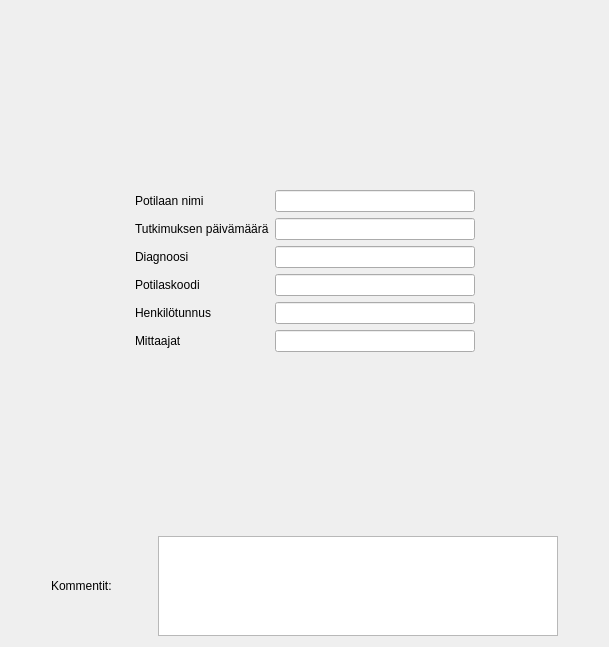
      <widget class="QWidget" name="tabTiedot">
       <attribute name="title">
        <string>Potilaan tiedot</string>
       </attribute>
       <layout class="QVBoxLayout" name="verticalLayout_11">
        <item>
         <spacer name="verticalSpacer_13">
          <property name="orientation">
           <enum>Qt::Vertical</enum>
          </property>
          <property name="sizeHint" stdset="0">
           <size>
            <width>20</width>
            <height>179</height>
           </size>
          </property>
         </spacer>
        </item>
        <item>
         <layout class="QGridLayout" name="gridLayout_13">
          <item row="3" column="2">
           <widget class="QLineEdit" name="lnTiedotID">
            <property name="sizePolicy">
             <sizepolicy hsizetype="Fixed" vsizetype="Fixed">
              <horstretch>0</horstretch>
              <verstretch>0</verstretch>
             </sizepolicy>
            </property>
            <property name="minimumSize">
             <size>
              <width>200</width>
              <height>0</height>
             </size>
            </property>
            <property name="text">
             <string/>
            </property>
           </widget>
          </item>
          <item row="3" column="1">
           <widget class="QLabel" name="label_2">
            <property name="text">
             <string>Potilaskoodi</string>
            </property>
           </widget>
          </item>
          <item row="1" column="2">
           <widget class="QLineEdit" name="lnTiedotPvm">
            <property name="sizePolicy">
             <sizepolicy hsizetype="Fixed" vsizetype="Fixed">
              <horstretch>0</horstretch>
              <verstretch>0</verstretch>
             </sizepolicy>
            </property>
            <property name="minimumSize">
             <size>
              <width>200</width>
              <height>0</height>
             </size>
            </property>
           </widget>
          </item>
          <item row="0" column="2">
           <widget class="QLineEdit" name="lnTiedotNimi">
            <property name="sizePolicy">
             <sizepolicy hsizetype="Fixed" vsizetype="Fixed">
              <horstretch>0</horstretch>
              <verstretch>0</verstretch>
             </sizepolicy>
            </property>
            <property name="minimumSize">
             <size>
              <width>200</width>
              <height>0</height>
             </size>
            </property>
           </widget>
          </item>
          <item row="2" column="1">
           <widget class="QLabel" name="label_5">
            <property name="text">
             <string>Diagnoosi</string>
            </property>
           </widget>
          </item>
          <item row="1" column="1">
           <widget class="QLabel" name="label">
            <property name="text">
             <string>Tutkimuksen päivämäärä</string>
            </property>
            <property name="buddy">
             <cstring>lnTiedotMittaajat</cstring>
            </property>
           </widget>
          </item>
          <item row="0" column="1">
           <widget class="QLabel" name="label_3">
            <property name="text">
             <string>Potilaan nimi</string>
            </property>
           </widget>
          </item>
          <item row="5" column="2">
           <widget class="QLineEdit" name="lnTiedotMittaajat">
            <property name="sizePolicy">
             <sizepolicy hsizetype="Fixed" vsizetype="Fixed">
              <horstretch>0</horstretch>
              <verstretch>0</verstretch>
             </sizepolicy>
            </property>
            <property name="minimumSize">
             <size>
              <width>200</width>
              <height>0</height>
             </size>
            </property>
           </widget>
          </item>
          <item row="4" column="2">
           <widget class="QLineEdit" name="lnTiedotHetu">
            <property name="sizePolicy">
             <sizepolicy hsizetype="Fixed" vsizetype="Fixed">
              <horstretch>0</horstretch>
              <verstretch>0</verstretch>
             </sizepolicy>
            </property>
            <property name="minimumSize">
             <size>
              <width>200</width>
              <height>0</height>
             </size>
            </property>
           </widget>
          </item>
          <item row="2" column="0">
           <spacer name="horizontalSpacer_57">
            <property name="orientation">
             <enum>Qt::Horizontal</enum>
            </property>
            <property name="sizeHint" stdset="0">
             <size>
              <width>40</width>
              <height>20</height>
             </size>
            </property>
           </spacer>
          </item>
          <item row="4" column="1">
           <widget class="QLabel" name="label_4">
            <property name="text">
             <string>Henkilötunnus</string>
            </property>
           </widget>
          </item>
          <item row="2" column="2">
           <widget class="QLineEdit" name="lnTiedotDiag">
            <property name="sizePolicy">
             <sizepolicy hsizetype="Fixed" vsizetype="Fixed">
              <horstretch>0</horstretch>
              <verstretch>0</verstretch>
             </sizepolicy>
            </property>
            <property name="minimumSize">
             <size>
              <width>200</width>
              <height>0</height>
             </size>
            </property>
           </widget>
          </item>
          <item row="5" column="1">
           <widget class="QLabel" name="label_6">
            <property name="text">
             <string>Mittaajat</string>
            </property>
           </widget>
          </item>
          <item row="2" column="3">
           <spacer name="horizontalSpacer_58">
            <property name="orientation">
             <enum>Qt::Horizontal</enum>
            </property>
            <property name="sizeHint" stdset="0">
             <size>
              <width>40</width>
              <height>20</height>
             </size>
            </property>
           </spacer>
          </item>
         </layout>
        </item>
        <item>
         <spacer name="verticalSpacer">
          <property name="orientation">
           <enum>Qt::Vertical</enum>
          </property>
          <property name="sizeHint" stdset="0">
           <size>
            <width>20</width>
            <height>178</height>
           </size>
          </property>
         </spacer>
        </item>
        <item>
         <layout class="QHBoxLayout" name="horizontalLayout_13">
          <item>
           <spacer name="horizontalSpacer_52">
            <property name="orientation">
             <enum>Qt::Horizontal</enum>
            </property>
            <property name="sizeHint" stdset="0">
             <size>
              <width>40</width>
              <height>20</height>
             </size>
            </property>
           </spacer>
          </item>
          <item>
           <widget class="QLabel" name="label_244">
            <property name="text">
             <string>Kommentit:</string>
            </property>
           </widget>
          </item>
          <item>
           <spacer name="horizontalSpacer_53">
            <property name="orientation">
             <enum>Qt::Horizontal</enum>
            </property>
            <property name="sizeHint" stdset="0">
             <size>
              <width>40</width>
              <height>20</height>
             </size>
            </property>
           </spacer>
          </item>
          <item>
           <widget class="QTextEdit" name="cmtTiedot">
            <property name="sizePolicy">
             <sizepolicy hsizetype="Fixed" vsizetype="Fixed">
              <horstretch>0</horstretch>
              <verstretch>0</verstretch>
             </sizepolicy>
            </property>
            <property name="minimumSize">
             <size>
              <width>400</width>
              <height>100</height>
             </size>
            </property>
            <property name="maximumSize">
             <size>
              <width>400</width>
              <height>100</height>
             </size>
            </property>
           </widget>
          </item>
          <item>
           <spacer name="horizontalSpacer_54">
            <property name="orientation">
             <enum>Qt::Horizontal</enum>
            </property>
            <property name="sizeHint" stdset="0">
             <size>
              <width>40</width>
              <height>20</height>
             </size>
            </property>
           </spacer>
          </item>
         </layout>
        </item>
       </layout>
      </widget>
